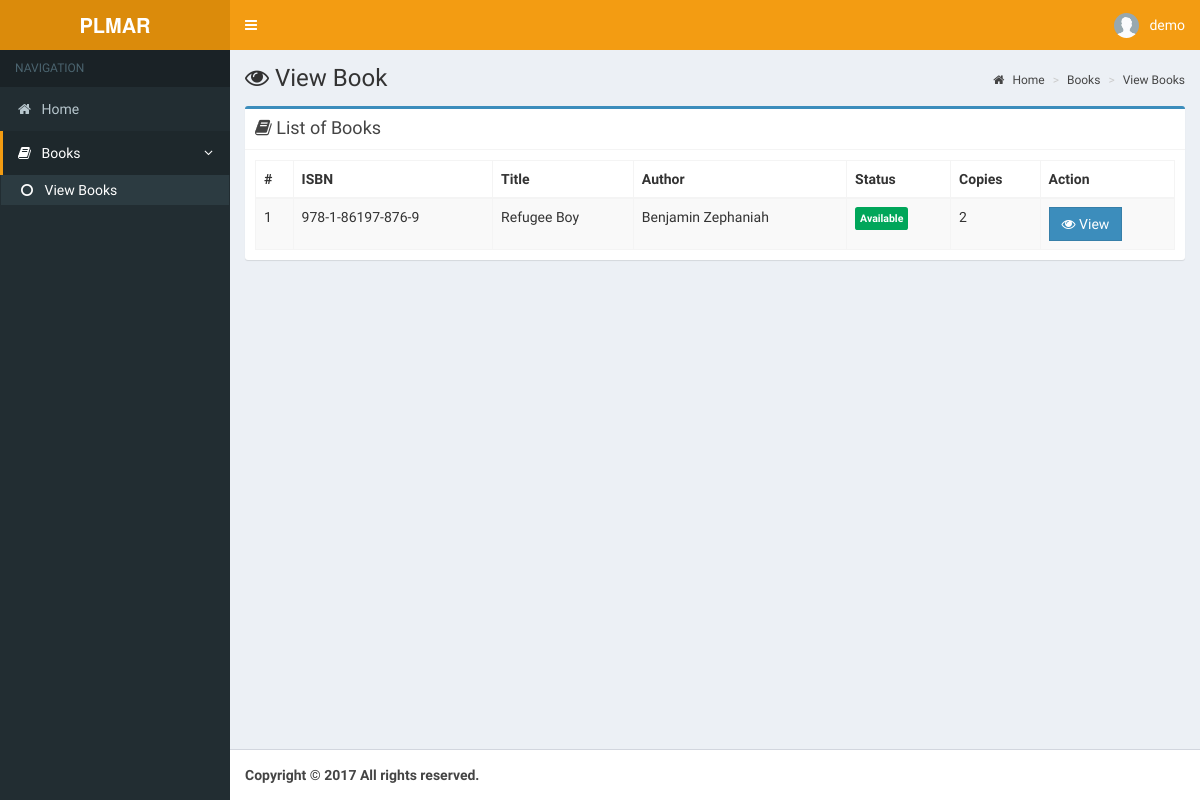
Page /pages/student/view-books.php (signed in) on the committed database.
### tables this page shows
CREATE TABLE `pl_account_tbl` (
  `id` int(11) NOT NULL,
  `image` varchar(255) NOT NULL,
  `student_id` varchar(255) NOT NULL,
  `name` varchar(255) NOT NULL,
  `email` varchar(255) NOT NULL,
  `gender` varchar(255) NOT NULL,
  `branch` varchar(255) NOT NULL,
  `year` varchar(255) NOT NULL,
  `section` varchar(255) NOT NULL,
  `username` varchar(255) NOT NULL,
  `password` varchar(255) NOT NULL,
  `role` varchar(255) NOT NULL,
  `date` timestamp NOT NULL DEFAULT CURRENT_TIMESTAMP ON UPDATE CURRENT_TIMESTAMP
);

CREATE TABLE `pl_books_tbl` (
  `id` int(11) NOT NULL,
  `isbn` varchar(255) NOT NULL,
  `title` varchar(255) NOT NULL,
  `category` varchar(255) NOT NULL,
  `author` varchar(255) NOT NULL,
  `publisher` varchar(255) NOT NULL,
  `description` varchar(1000) NOT NULL,
  `status` varchar(255) NOT NULL,
  `copies` int(11) NOT NULL,
  `requesting` int(11) NOT NULL,
  `published_date` varchar(255) NOT NULL
);

### pages/student/view-books.php (the view, shortened to what this page needs)
<?php
include '../../functions/functions.php';
$query = $db->query("SELECT * FROM pl_account_tbl WHERE id = ".$_SESSION['user']);
$row = $query->fetch_object();
$name = $row->name;
$image = $row->image;
?>
<!DOCTYPE html>
<html>
<head>
  <link rel="stylesheet" href="../../bootstrap/css/bootstrap.min.css">
  <link rel="stylesheet" href="https://cdnjs.cloudflare.com/ajax/libs/font-awesome/4.5.0/css/font-awesome.min.css">
  <link rel="stylesheet" href="https://cdnjs.cloudflare.com/ajax/libs/ionicons/2.0.1/css/ionicons.min.css">
  <link rel="stylesheet" href="../../dist/css/AdminLTE.min.css">
  <link rel="stylesheet" href="../../plugins/select2/select2.min.css">
  <link rel="stylesheet" href="../../dist/css/skins/skin-yellow.min.css">
  <link rel="stylesheet" type="text/css" href="../../dist/sweetalert/dist/sweetalert.css">
  <link rel="stylesheet" type="text/css" href="../../dist/sweetalert/themes/twitter/twitter.css">
  <link href="../../plugins/datatables.net-bs/css/dataTables.bootstrap.min.css" rel="stylesheet">
  <link href="../../plugins/datatables.net-buttons-bs/css/buttons.bootstrap.min.css" rel="stylesheet">
  <link href="../../plugins/datatables.net-fixedheader-bs/css/fixedHeader.bootstrap.min.css" rel="stylesheet">
  <link href="../../plugins/datatables.net-responsive-bs/css/responsive.bootstrap.min.css" rel="stylesheet">
  <link href="../../plugins/datatables.net-scroller-bs/css/scroller.bootstrap.min.css" rel="stylesheet">
</head>
<body class="hold-transition skin-yellow sidebar-mini">
<div class="wrapper">
  <header class="main-header">
    <a class="logo">
      <span class="logo-lg"><b>PLMAR</b></span>
    </a>
    <nav class="navbar navbar-static-top" role="navigation">
      <a href="#" class="sidebar-toggle" data-toggle="offcanvas" role="button">
      </a>
      <div class="navbar-custom-menu">
        <ul class="nav navbar-nav">
          <li class="dropdown user user-menu">
            <a href="#" class="dropdown-toggle" data-toggle="dropdown">
              <img src="../../<?php echo $image?>" class="user-image" alt="User Image">
              <span class="hidden-xs"><?php echo$name?></span>
            </a>
          </li>
        </ul>
      </div>
    </nav>
  </header>
  <aside class="main-sidebar">
    <section class="sidebar">
      <ul class="sidebar-menu">
        <li class="header">NAVIGATION</li>
      <li><a href="home.php"><i class="fa fa-home"></i> <span>Home</span></a></li>
        <li class="treeview active">
          <a href="#">
            <i class="fa fa-book"></i> <span> Books</span>
            <span class="pull-right-container">
              <i class="fa fa-angle-left pull-right"></i>
            </span>
          </a>
          <ul class="treeview-menu">
            <li class="active"><a href="view-books.php"><i class="fa fa-circle-o"></i> View Books</a></li>
          </ul>
        </li>
      </ul>
    </section>
  </aside>
  <div class="content-wrapper">
    <section class="content-header">
      <h1><i class="fa fa-eye"></i> View Book</h1>
      <ol class="breadcrumb">
        <li><a href="#"><i class="fa fa-home"></i> Home</a></li>
        <li><a href="#">Books</a></li>
        <li class="active"><a href="#">View Books</a></li>
      </ol>
    </section>
    <section class="content">
    <div class="row">
        <div class="col-md-12 col-xs-12">
          <div class="box box-primary">
            <div class="box-header with-border">
              <h3 class="box-title"><i class="fa fa-book"></i> List of Books</h3>
            </div>
              <div class="box-body">
                <table id="datatable-responsive" class="table table-striped table-bordered dt-responsive nowrap" cellspacing="0" width="100%">
                      <thead>
                        <tr>
                          <th>#</th>
                          <th>ISBN</th>
                          <th>Title</th>
                          <th>Author</th>
                          <th>Status</th>
                          <th>Copies</th>
                          <th>Action</th>
                        </tr>
                      </thead>
                      <tbody>
                         <?php
                            global $db;
                            $sql = "SELECT * FROM pl_books_tbl";
                            $i = 1;
                            $query = $db->query($sql);
                            $check = $query->num_rows;
                            if($check < 1) {
                              echo '<td colspan=6><div class="alert alert-danger flat">No record found.</div></td>';
                            } else {
                            while ($row = $query->fetch_object()) {
                              $stat = $row->status;
                              if($stat == 'Unavailable') {
                                $status = '<label style="padding:5px" class="label label-danger">Unavailable</label>';
                              } else {
                                $status = '<label style="padding:5px" class="label label-success">Available</label>';
                              }
                              echo
                              '
                              <tr>
                              <td>'.$i++.'</td>
                              <td>'.$row->isbn.'</td>
                              <td>'.$row->title.'</td>
                              <td>'.$row->author.'</td>
                              <td>'.$status.'</td>
                              <td>'.$row->copies.'</td>
                              <td>
                              <a href="view-details.php?id='.$row->id.'"
                              class="btn btn-primary flat"><i class="fa fa-eye"></i> View </a></td>
                              </tr>
                              ';
                            }
                          }
                         ?>
                      </tbody>
                    </table>
              </div>
          </div>
          </div>
    </div>
    </section>
  </div>
  <footer class="main-footer">
    <strong>Copyright &copy; <?php echo date('Y')?> All rights reserved.
  </footer>
</div>
</body>
</html>

### rows in the picture
pl_account_tbl: image (picture), name "demo"
pl_books_tbl: isbn "978-1-86197-876-9", title "Refugee Boy", author "Benjamin Zephaniah", status "Available", copies "2"
